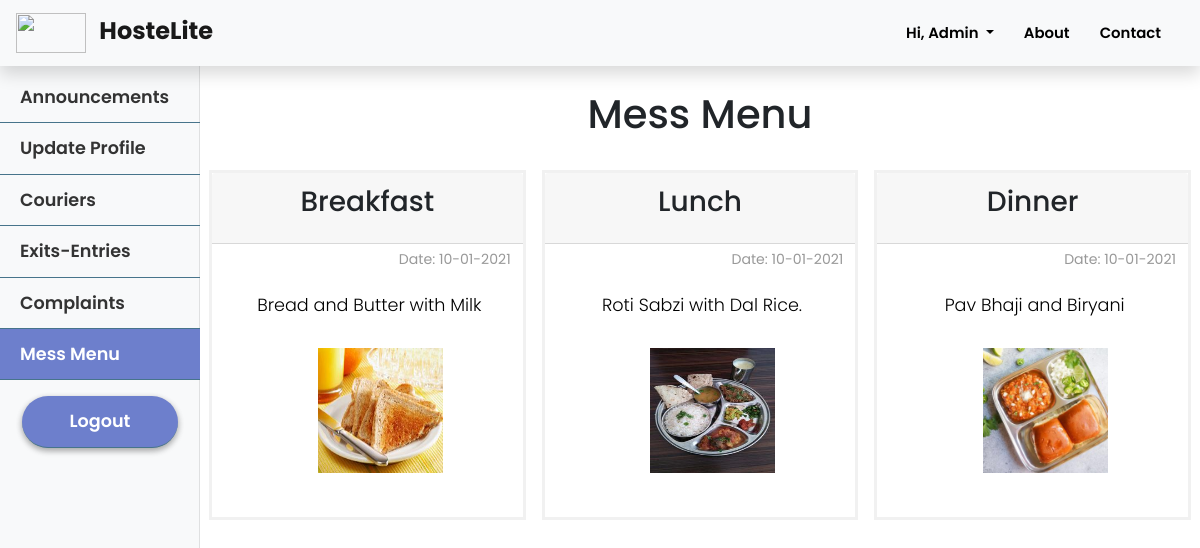
Screenshot of /students/mess (signed in) with the database file from the repository.
### hostelmanagement/models.py (models this page shows, shortened)
class User(db.Model, UserMixin):
    id = db.Column(db.Integer, primary_key=True)
    college_id = db.Column(db.String(9), unique=True, nullable=False)
    firstname = db.Column(db.String(20), nullable=False)
    lastname = db.Column(db.String(20), nullable=False)
    email = db.Column(db.String(120), unique=True, nullable=False)
    password = db.Column(db.String(60), nullable=False)
    phone = db.Column(db.String(10), unique=True, nullable=False)
    address = db.Column(db.Text, nullable=False)
    course = db.Column(db.String(20),nullable=True)
    department = db.Column(db.String(20), nullable=True)
    user_type = db.Column(db.Integer, nullable = False, default=1)
    room_no = db.Column(db.Integer, nullable = True)
    announcements = db.relationship('Announcement', backref='author', lazy=True)
    complaints = db.relationship('Complaint', backref='author', lazy=True)
    mess_menu = db.relationship('MessMenu', backref='author', lazy=True)
    courier = db.relationship('Courier', backref='user', lazy=True)
    exitentry = db.relationship('ExitEntry', backref='user', lazy=True)
    visitor = db.relationship('Visitor', backref='user', lazy=True)

class MessMenu(db.Model):
    id = db.Column(db.Integer, primary_key = True)
    user_id = db.Column(db.Integer, db.ForeignKey('user.id'), nullable = False)
    type_of_meal = db.Column(db.String(100), nullable = False)
    menu = db.Column(db.Text, nullable = False)
    image = db.Column(db.String(20), nullable = False, default = 'food.jpg')
    date_posted = db.Column(db.DateTime, nullable = False, default = datetime.utcnow)

### hostelmanagement/routes.py (the view)
@app.route("/students/mess")
@login_required
def mess_menu():
    messMenu = MessMenu.query.filter_by()
    return render_template('student/mess_menu.html', title = 'Mess Menu', messMenu = messMenu)

### hostelmanagement/models.py (called while the page is built)
@login_manager.user_loader
def load_user(user_id):
    return User.query.get(int(user_id))

### hostelmanagement/templates/student/mess_menu.html
{% extends '/student/students_layout.html' %}
{% block student_mess_menu %}active{% endblock student_mess_menu %}
{% block student_content %}
    <h1 style="text-align: center; padding-top: 20px;">Mess Menu</h1><br>
    <div class="card-deck grid-mess">
        {% for item in messMenu %}
            <div class="card-mess">
                <div class="card-header">
                    <h3 style="text-align: center;" class="card-title">{{ item.type_of_meal }}</h3>
                </div>
                <div class="card-body" style="padding-top: 0px;">
                    <p style="text-align: right;"><small>Date: {{item.date_posted.strftime('%d-%m-%Y')}}</small></p>
                    <p style="color: black; text-align: center;">{{item.menu}}</p>
                </div>
                <div style="margin:auto;" class="col-md-5"><img width=125px height=125px src="{{ url_for('static', filename='menu_pics/' + item.image) }}" alt="food"></div>
            </div>
        {% endfor %}
    </div>
{% endblock %}

### hostelmanagement/templates/layout.html (shortened to what this page needs)
<!DOCTYPE html>
<html>
<head>
    <link rel="stylesheet" href="https://cdn.jsdelivr.net/npm/bootstrap@4.5.3/dist/css/bootstrap.min.css">
    <link rel='stylesheet' href="{{ url_for('static', filename='style.css') }}">
    <link rel="stylesheet" href="https://use.fontawesome.com/releases/v5.8.1/css/all.css"
 />
</head>
<body>
    <section id="landingPage">
        <nav class="navbar sticky-top shadow navbar-expand-lg navbar-light bg-light">
            <a class="navbar-brand col-md-3 col-lg-2 mr-0 pl-0 pr-0" href="{{url_for('index')}}">
                <img src="https://cdn.logo.com/hotlink-ok/logo-social.png" width="70" height="40" class="d-inline-block align-top" alt="" loading="lazy">
                <strong class="pl-2 mt-2" style="font-size:1.2em;">HosteLite</strong>
            </a>
            <ul class='navbar-nav ml-auto mr-2'>
                {% if not current_user.is_authenticated %}
                    <li class="nav-item">
                        <a class="nav-link" href="{{ url_for('about') }}">About</a>
                    </li>
                    <li class="nav-item">
                        <a class="nav-link" href="{{ url_for('contact') }}">Contact</a>
                    </li>
                    <li class="nav-item">
                        <a class="nav-link" href="{{ url_for('login') }}">Log In</a>
                    </li>
                    <li class="nav-item">
                        <a class="nav-link toButton pl-15 pr-15" style="color: white; font-weight: 600" href="{{ url_for('application') }}">Apply Now</a>
                    </li>
                {% else %}
                    <li class="nav-item dropdown">
                        <a class="nav-link dropdown-toggle" href="#" id="navbarDropdown" role="button" data-toggle="dropdown" aria-haspopup="true" aria-expanded="false">
                            Hi, {{ current_user.firstname }}
                        </a>
                    </li>
                    <li class="nav-item">
                        <a class="nav-link" href="{{ url_for('about') }}">About</a>
                    </li>
                    <li class="nav-item">
                        <a class="nav-link" href="{{ url_for('contact') }}">Contact</a>
                    </li>
                {% endif %}
            </ul>
        </nav>
    </section>
    {% block content %}
    {% endblock %}
</body>
</html>

### hostelmanagement/static/style.css (style rules this page uses)
* { margin: 0; padding: 0; font-family: "Poppins", sans-serif; font-size: 16px; box-sizing: border-box; }
body { padding-top: 70px; overflow-x:hidden; scroll-behavior: smooth; }
#landingPage nav { position: fixed; width: 100%; opacity: 1; background-color: rgba(255, 255, 255); }
#landingPage nav ul a { font-size: 0.93em; font-weight: 600; text-decoration: none; padding: 10px 15px; text-align: center; color: #000; }
p { font-family: 'Poppins', sans-serif; font-size: 1.1em; font-weight: 300; line-height: 1.7em; color: #999; }
.grid-mess { display: grid; grid-template-columns: repeat(3, 1fr); gap: 16px; }
.card-mess { height: 350px; border: 3px solid #f1f1f1; }
.card-body { padding: 0.75rem; padding-left: 1rem; }

### rows the page displays
User: firstname "Admin"
MessMenu: type_of_meal "Breakfast", date_posted "10-01-2021", menu "Bread and Butter with Milk", image (picture)
MessMenu: type_of_meal "Lunch", date_posted "10-01-2021", menu "Roti Sabzi with Dal Rice.", image (picture)
MessMenu: type_of_meal "Dinner", date_posted "10-01-2021", menu "Pav Bhaji and Biryani", image (picture)
